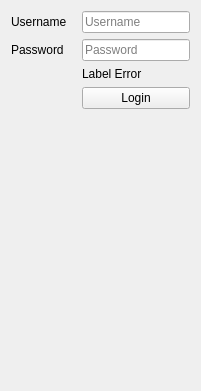
     <widget class="QWidget" name="LoginPage">
      <layout class="QVBoxLayout" name="verticalLayout_10">
       <item>
        <widget class="QFrame" name="frame_5">
         <property name="frameShape">
          <enum>QFrame::NoFrame</enum>
         </property>
         <property name="frameShadow">
          <enum>QFrame::Raised</enum>
         </property>
         <layout class="QFormLayout" name="formLayout_7">
          <property name="horizontalSpacing">
           <number>15</number>
          </property>
          <property name="verticalSpacing">
           <number>6</number>
          </property>
          <property name="leftMargin">
           <number>0</number>
          </property>
          <property name="topMargin">
           <number>0</number>
          </property>
          <property name="rightMargin">
           <number>0</number>
          </property>
          <property name="bottomMargin">
           <number>0</number>
          </property>
          <item row="0" column="0">
           <widget class="QLabel" name="usernameLoginLabel">
            <property name="text">
             <string>Username</string>
            </property>
           </widget>
          </item>
          <item row="0" column="1">
           <widget class="QLineEdit" name="lineEditUsernameLogin">
            <property name="placeholderText">
             <string>Username</string>
            </property>
           </widget>
          </item>
          <item row="1" column="0">
           <widget class="QLabel" name="passwordLabel">
            <property name="text">
             <string>Password</string>
            </property>
           </widget>
          </item>
          <item row="1" column="1">
           <widget class="QLineEdit" name="lineEditPasswordLogin">
            <property name="echoMode">
             <enum>QLineEdit::Password</enum>
            </property>
            <property name="placeholderText">
             <string>Password</string>
            </property>
           </widget>
          </item>
          <item row="2" column="1">
           <widget class="QLabel" name="labelLoginErrors">
            <property name="sizePolicy">
             <sizepolicy hsizetype="Preferred" vsizetype="Preferred">
              <horstretch>0</horstretch>
              <verstretch>0</verstretch>
             </sizepolicy>
            </property>
            <property name="text">
             <string>Label Error</string>
            </property>
            <property name="wordWrap">
             <bool>true</bool>
            </property>
           </widget>
          </item>
          <item row="3" column="1">
           <widget class="QPushButton" name="buttonLogin">
            <property name="text">
             <string>Login</string>
            </property>
            <property name="iconSize">
             <size>
              <width>25</width>
              <height>25</height>
             </size>
            </property>
           </widget>
          </item>
         </layout>
        </widget>
       </item>
       <item>
        <spacer name="verticalSpacer_8">
         <property name="orientation">
          <enum>Qt::Vertical</enum>
         </property>
         <property name="sizeHint" stdset="0">
          <size>
           <width>20</width>
           <height>271</height>
          </size>
         </property>
        </spacer>
       </item>
      </layout>
     </widget>
